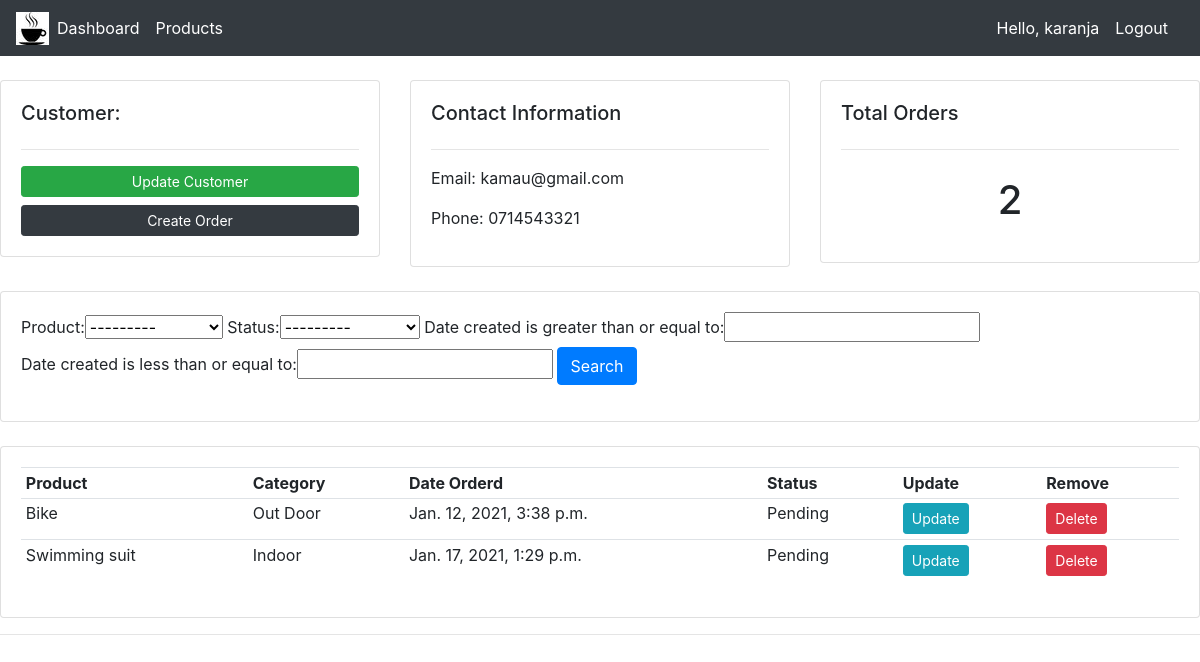
Screenshot of /customers/1/ (signed in) with the database file from the repository.
### customer_app/models.py (models this page shows, shortened)
class Customer(models.Model):
    name = models.CharField(max_length=200)
    email = models.EmailField(max_length=50)
    phone = models.CharField(max_length=15)
    date_created = models.DateTimeField(default=timezone.now)

class Order(models.Model):
    STATUS = (
        ('Pending', 'Pending'),
        ('Out for delivery', 'Out for delivery'),
        ('Delivered', 'Delivered'),
    )
    customer = models.ForeignKey(Customer, default=None, on_delete=models.CASCADE) # cascade deletes the whole order when a customer is deleted
    product = models.ForeignKey(Product, null=True, on_delete=models.SET_NULL) # set_null does not delete the whole order if a product is deleted
    date_created = models.DateTimeField(default=timezone.now)
    status = models.CharField(max_length=200, choices=STATUS)

class Product(models.Model):
    CATEGORY = (
        ('Indoor', 'Indoor'),
        ('Out Door', 'Out Door'),
    )
    name = models.CharField(max_length=200)
    price = models.FloatField()
    category = models.CharField(max_length=200, choices=CATEGORY)
    description = models.CharField(max_length=200)
    tag = models.ManyToManyField(Tag)
    date_created = models.DateTimeField(default=timezone.now)
    def __str__(self):
        return self.name

### customer_app/views.py (the view)
# urls.py: path('customers/<int:pk>/', views.customers, name='customers'),
def customers(request, pk):
    customer = Customer.objects.get(id=pk)
    orders = customer.order_set.all()
    orders_count = orders.count()
    myFilter = OrderFilter(request.GET, queryset = orders)
    orders = myFilter.qs
    context = {'customer':customer, 'orders':orders, 'orders_count':orders_count, 'myFilter':myFilter}
    return render(request, 'customer_app/customers.html', context)

### templates/customer_app/customers.html
{% extends 'base.html' %}
{% block content %}
    <br>
    <div class="row">
        <div class="col-md">
            <div class="card card-body">
                <h5>Customer:</h5>
                <hr>
                <a class="btn btn-success btn-sm btn-block" href="">Update Customer</a>
                <a class="btn btn-dark btn-sm btn-block" href="{% url 'create_order' customer.id %}">Create Order</a>
            </div>
        </div>
        <div class="col-md">
            <div class="card card-body">
                <h5>Contact Information</h5>
                <hr>
                <p>Email: {{ customer.email}}</p>
                <p>Phone: {{ customer.phone}}</p>
            </div>
        </div>
        <div class="col-md">
            <div class="card card-body">
                <h5>Total Orders</h5>
                <hr>
                <h1 style="text-align: center;padding: 10px"> {{orders_count}}</h1>
            </div>
        </div>
    </div>
    <br>
    <div class="row">
        <div class="col">
            <div class="card card-body">
                <form method="get">
                    {{myFilter.form}}
                <button class="btn btn-primary" type="submit">Search</button>
            </form>
            </div>
        </div>
    </div>
    <br>
    <div class="row">
        <div class="col-md">
            <div class="card card-body">
                <table class="table table-sm">
                    <tr>
                        <th>Product</th>
                        <th>Category</th>
                        <th>Date Orderd</th>
                        <th>Status</th>
                        <th>Update</th>
                        <th>Remove</th>
                    </tr>
                    {% for order in orders %}
                    <tr>
                        <td>{{ order.product }}</td>
                        <td>{{ order.product.category }}</td>
                        <td>{{ order.date_created }}</td>
                        <td>{{ order.status }}</td>
                        <td><a class="btn btn-sm btn-info" href="{% url 'update_order' order.id %}">Update</a></td>
                        <td><a class="btn btn-sm btn-danger" href="{% url 'delete_order' order.id %}">Delete</a></td>
                    </tr>
                    {% endfor %}
                </table>
            </div>
        </div>
    </div>
{% endblock content %}

### templates/customer_app/navbar.html (shortened to what this page needs)
{% load static %}
<nav class="navbar navbar-expand-lg navbar-dark bg-dark">
  <a href="/"> <img src="{% static 'images/logo.jpg' %}"> </a>
  <div class="collapse navbar-collapse" id="navbarNav">
    <ul class="navbar-nav">
      <li class="nav-item active">
        <a class="nav-link" href="{% url 'home' %}">Dashboard</a>
      </li>
      <li class="nav-item active">
        <a class="nav-link" href="{% url 'products' %}">Products</a>
      </li>
    </ul>
  </div>
  <span class="hello-logout">Hello, {{request.user}}</span>
  <span>
    <a class="hello-logout" href="{% url 'logout' %}">Logout</a>
  </span>
</nav>

### static/css/style.css (style rules this page uses)
body { background-color: #C0C0C0; }

### templates/customer_app/navbar.html (style rules this page uses)
.hello-logout { font-size: 16px; color: #fff; margin-right: 16px; }

### rows the page displays
Customer: email "kamau@gmail.com", phone "0714543321"
Order: product "Bike", product.category "Out Door", date_created "Jan. 12, 2021, 3:38 p.m.", status "Pending"
Order: product "Swimming suit", product.category "Indoor", date_created "Jan. 17, 2021, 1:29 p.m.", status "Pending"

### other values shown
{{ request.user }} "karanja"
{{ orders_count }} "2"
